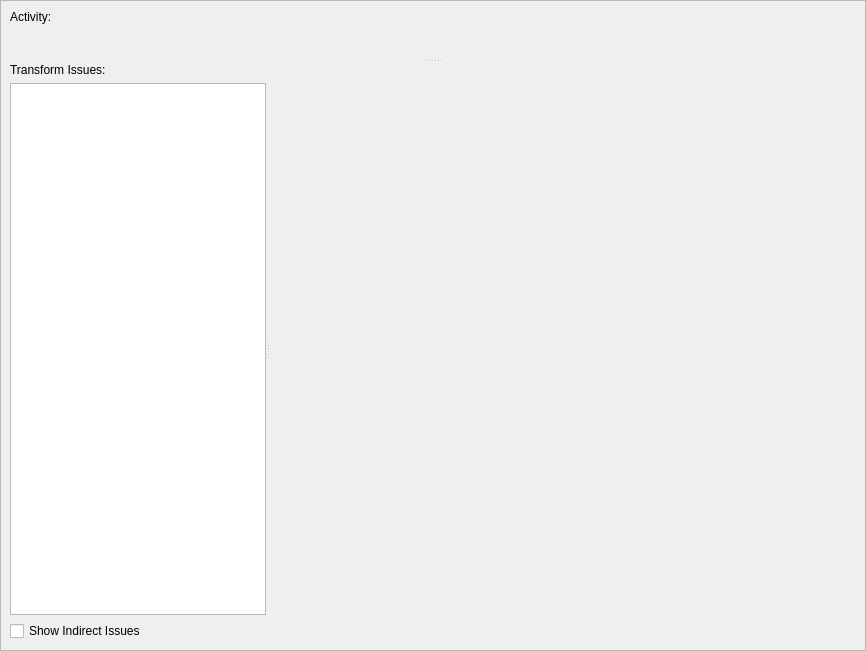
<?xml version="1.0" encoding="UTF-8"?>
<ui version="4.0">
 <class>AssetCuratorPanel</class>
 <widget class="QWidget" name="AssetCuratorPanel">
  <property name="enabled">
   <bool>true</bool>
  </property>
  <property name="geometry">
   <rect>
    <x>0</x>
    <y>0</y>
    <width>866</width>
    <height>651</height>
   </rect>
  </property>
  <property name="windowTitle">
   <string>Asset Curator</string>
  </property>
  <property name="windowIcon">
   <iconset resource="../../../../Tools/Libs/GuiFoundation/QtResources/resources.qrc">
    <normaloff>:/GuiFoundation/Icons/Log.svg</normaloff>:/GuiFoundation/Icons/Log.svg</iconset>
  </property>
  <layout class="QVBoxLayout" name="verticalLayout_2">
   <property name="leftMargin">
    <number>0</number>
   </property>
   <property name="topMargin">
    <number>0</number>
   </property>
   <property name="rightMargin">
    <number>0</number>
   </property>
   <property name="bottomMargin">
    <number>0</number>
   </property>
   <item>
    <widget class="QFrame" name="dockWidgetContents">
     <property name="frameShape">
      <enum>QFrame::StyledPanel</enum>
     </property>
     <property name="frameShadow">
      <enum>QFrame::Sunken</enum>
     </property>
     <property name="lineWidth">
      <number>1</number>
     </property>
     <property name="midLineWidth">
      <number>0</number>
     </property>
     <layout class="QVBoxLayout" name="verticalLayout_4">
      <item>
       <widget class="QSplitter" name="splitter_2">
        <property name="orientation">
         <enum>Qt::Vertical</enum>
        </property>
        <property name="childrenCollapsible">
         <bool>false</bool>
        </property>
        <widget class="QWidget" name="layoutWidget">
         <layout class="QVBoxLayout" name="verticalLayout_3">
          <item>
           <widget class="QLabel" name="ActivityLabel">
            <property name="sizePolicy">
             <sizepolicy hsizetype="Preferred" vsizetype="Fixed">
              <horstretch>0</horstretch>
              <verstretch>0</verstretch>
             </sizepolicy>
            </property>
            <property name="text">
             <string>Activity:</string>
            </property>
           </widget>
          </item>
          <item>
           <widget class="plQtLogWidget" name="CuratorLog" native="true"/>
          </item>
         </layout>
        </widget>
        <widget class="QWidget" name="layoutWidget1">
         <layout class="QVBoxLayout" name="verticalLayout">
          <item>
           <widget class="QLabel" name="IssuesLabel">
            <property name="sizePolicy">
             <sizepolicy hsizetype="Preferred" vsizetype="Fixed">
              <horstretch>0</horstretch>
              <verstretch>0</verstretch>
             </sizepolicy>
            </property>
            <property name="text">
             <string>Transform Issues:</string>
            </property>
           </widget>
          </item>
          <item>
           <widget class="QSplitter" name="splitter">
            <property name="orientation">
             <enum>Qt::Horizontal</enum>
            </property>
            <property name="childrenCollapsible">
             <bool>false</bool>
            </property>
            <widget class="QTreeView" name="ListAssets">
             <property name="uniformRowHeights">
              <bool>true</bool>
             </property>
            </widget>
            <widget class="plQtLogWidget" name="TransformLog" native="true">
             <property name="sizePolicy">
              <sizepolicy hsizetype="Expanding" vsizetype="Expanding">
               <horstretch>1</horstretch>
               <verstretch>1</verstretch>
              </sizepolicy>
             </property>
            </widget>
           </widget>
          </item>
          <item>
           <layout class="QHBoxLayout" name="horizontalLayout">
            <item>
             <widget class="QCheckBox" name="CheckIndirect">
              <property name="text">
               <string>Show Indirect Issues</string>
              </property>
             </widget>
            </item>
           </layout>
          </item>
         </layout>
        </widget>
       </widget>
      </item>
     </layout>
    </widget>
   </item>
  </layout>
 </widget>
 <customwidgets>
  <customwidget>
   <class>plQtLogWidget</class>
   <extends>QWidget</extends>
   <header location="global">GuiFoundation/Widgets/LogWidget.moc.h</header>
   <container>1</container>
  </customwidget>
 </customwidgets>
 <resources>
  <include location="../../../../Tools/Libs/GuiFoundation/QtResources/resources.qrc"/>
 </resources>
 <connections/>
</ui>
